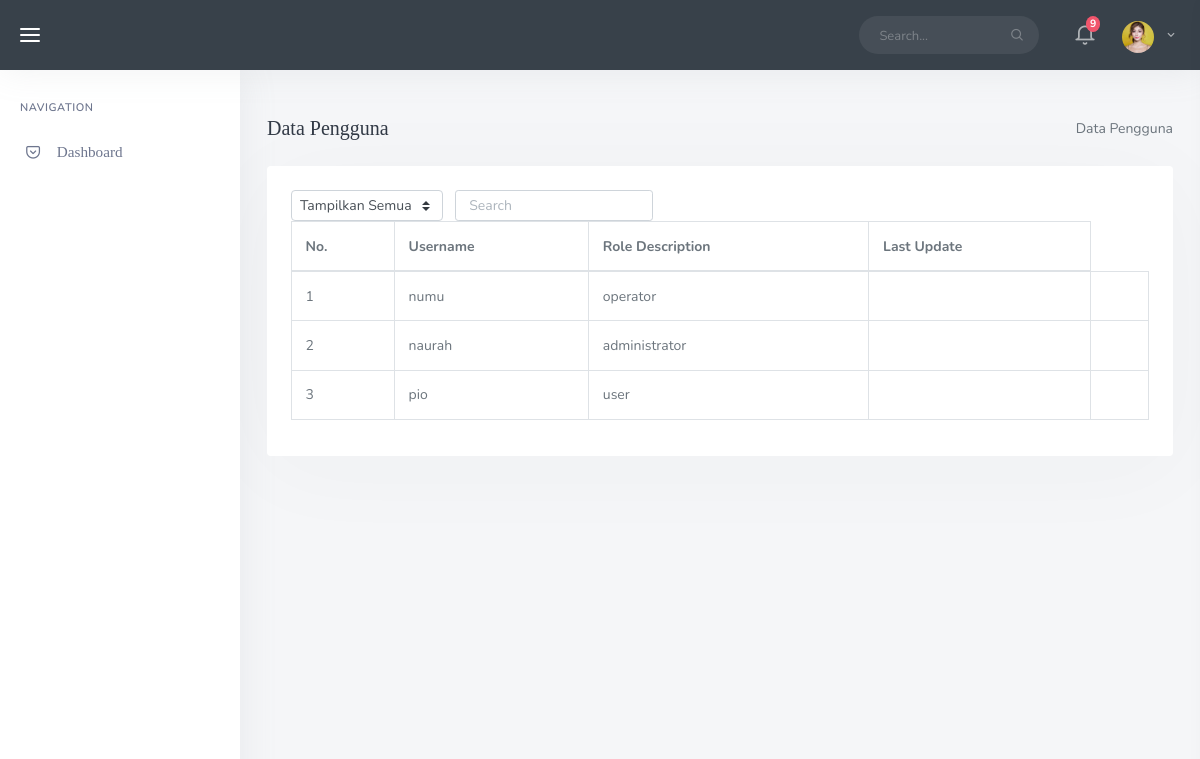
The page /index.php/dashboard/data on the database as committed earlier.
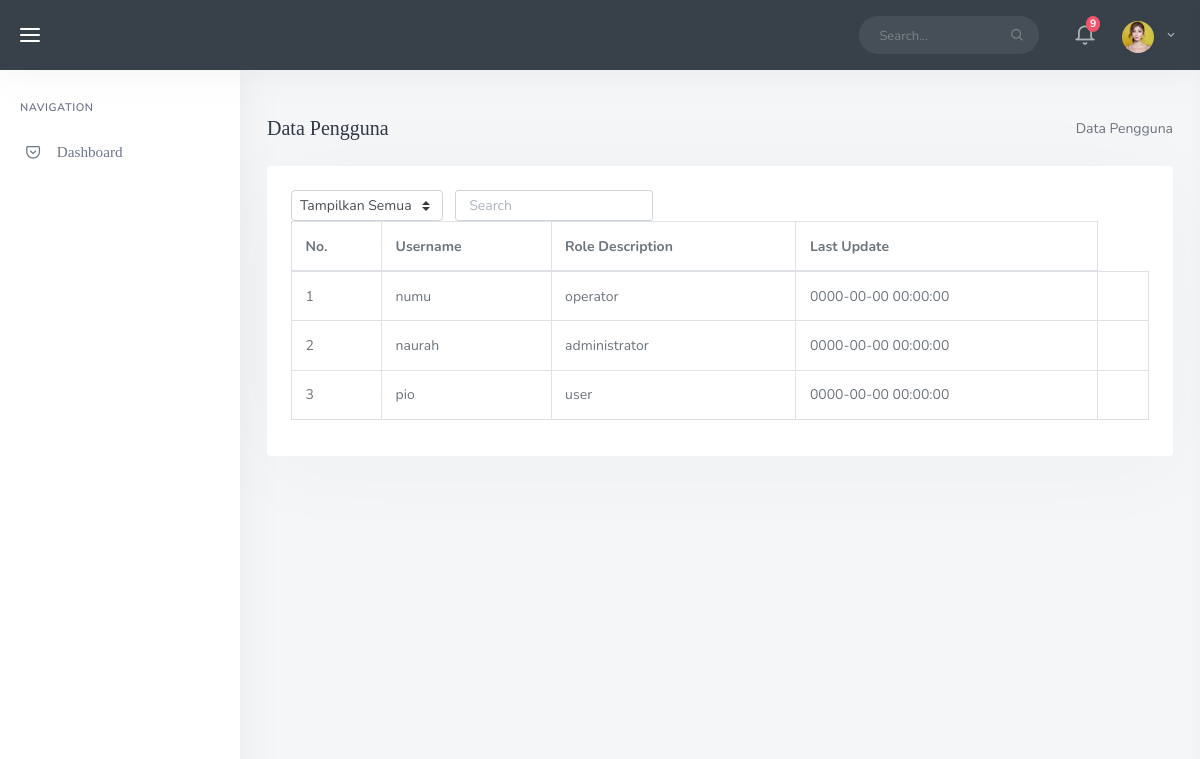
The same page on the database as committed later.
### tables this page shows
CREATE TABLE `user` (
  `user_id` int(10) UNSIGNED NOT NULL,
  `username` varchar(128) NOT NULL,
  `password` varchar(255) NOT NULL,
  `role_id` int(10) NOT NULL,
  `is_active` int(11) NOT NULL,
  `last_update` datetime DEFAULT NULL
);

CREATE TABLE `user_role` (
  `id` int(10) UNSIGNED NOT NULL,
  `role` varchar(128) NOT NULL,
  `last_update` datetime NOT NULL
);

### application/controllers/Dashboard.php (called while the page is built, shortened)
<?php
class Dashboard extends CI_Controller{
  public function __construct()
  {
    $this->load->model('Pengguna_model');
  }
  public function data(){
    $data['title'] = 'Data Pengguna';
    $query = $this->Pengguna_model->get_all_pengguna()->result();
    $data['pengguna'] = $query;
    $this->load->view('layouts/header',$data);
    $this->load->view('dashboard/data_pengguna' ,$data);
    $this->load->view('layouts/footer');
  }
}

### index.php (called while the page is built, shortened)
<?php
require_once BASEPATH.'core/CodeIgniter.php';

### application/models/Pengguna_model.php (called while the page is built, shortened)
<?php
class Pengguna_model extends CI_Model{
  public function get_all_pengguna()
  {
    return $this->db->query('SELECT * FROM user u JOIN user_role ur ON u.role_id=ur.id');
  }
}

### application/views/dashboard/data_pengguna.php (the view, shortened to what this page needs)
<div class="content-page">
	<div class="content">
		<div class="container-fluid">
			<div class="row">
				<div class="col-12">
					<div class="page-title-box">
						<div class="page-title-right">
							<ol class="breadcrumb m-0">
								<li class="breadcrumb-item"><a href="javascript: void(0);">Data Pengguna</a></li>
							</ol>
						</div>
						<h4 class="page-title">Data Pengguna</h4>
					</div>
				</div>
			</div>
			<div class="row">
				<div class="col-12">
					<div class="card-box">
						<div class="mb-2">
							<div class="row">
								<div class="col-12 text-sm-center form-inline">
									<div class="form-group mr-2">
										<select id="demo-foo-filter-status" class="custom-select custom-select-sm">
											<option value="">Tampilkan Semua</option>
										</select>
									</div>
									<div class="form-group">
										<input id="demo-foo-search" type="text" placeholder="Search" class="form-control form-control-sm" autocomplete="on">
									</div>
							</div>
						</div>
						<div class="table-responsive">
							<table id="demo-foo-filtering" class="table table-bordered toggle-circle mb-0" data-page-size="7">
								<thead>
									<tr>
                     							<th>No.</th>
										<th data-toggle="true">Username</th>
										<th>Role Description</th>
										<th>Last Update</th>
									</tr>
								</thead>
								<tbody>
                    					<?php $no = 1; foreach ($pengguna as $data): ?>
                      				<tr>
                        						<td><?php echo $no++ ?></td>
												<td><?php echo $data->username ?></td>
												<td><?php echo $data->role ?></td>
												<td><?php echo $data->last_update ?></td>
                          			<td><?php if ($this->session->role_id == 1) { ?>
											 <?php }?></td>
                    					<?php endforeach; ?>
                    					</tr>
								</tbody>
							</table>
						</div>
					 </div>
				</div>
			</div>
		</div>
	</div>

### application/views/layouts/head.php (shortened to what this page needs)
<!DOCTYPE html>
<html lang="en">
<head>
	<link href="<?php echo base_url() ?>assets/libs/dropify/dropify.min.css" rel="stylesheet" type="text/css" />
	<link href="<?php echo base_url() ?>assets/css/bootstrap.min.css" rel="stylesheet" type="text/css" />
	<link href="<?php echo base_url() ?>assets/css/icons.min.css" rel="stylesheet" type="text/css" />
	<link href="<?php echo base_url() ?>assets/css/app.min.css" rel="stylesheet" type="text/css" />
	<link href="<?php echo base_url() ?>assets/libs/footable/footable.core.min.css" rel="stylesheet" type="text/css" />
	<link href="<?php echo base_url() ?>assets/libs/ladda/ladda-themeless.min.css" rel="stylesheet" type="text/css" />
	<link href="http://code.jquery.com/ui/1.9.2/themes/smoothness/jquery-ui.css" rel="stylesheet">
</head>

### application/views/layouts/header.php (shortened to what this page needs)
<?php $this->load->view('layouts/head'); ?>
<body>
<link href="http://code.jquery.com/ui/1.9.2/themes/smoothness/jquery-ui.css" rel="stylesheet">
	<div id="wrapper">
		<div class="navbar-custom">
			<ul class="list-unstyled topnav-menu float-right mb-0">
				<li class="d-none d-sm-block">
					<form class="app-search">
						<div class="app-search-box">
							<div class="input-group">
								<input type="text" class="form-control" placeholder="Search...">
								<div class="input-group-append">
									<button class="btn" type="submit">
										<i class="fe-search"></i>
									</button>
								</div>
							</div>
						</div>
					</form>
				</li>
				<li class="dropdown notification-list">
					<a class="nav-link dropdown-toggle  waves-effect waves-light" data-toggle="dropdown" href="#" role="button" aria-haspopup="false" aria-expanded="false">
						<i class="fe-bell noti-icon"></i>
						<span class="badge badge-danger rounded-circle noti-icon-badge">9</span>
					</a>
				</li>
				<li class="dropdown notification-list">
					<a class="nav-link dropdown-toggle nav-user mr-0 waves-effect waves-light" data-toggle="dropdown" href="#" role="button" aria-haspopup="false" aria-expanded="false">
						<img src="<?php echo base_url() ?>assets/images/users/user-1.jpg" alt="user-image" class="rounded-circle">
						<span class="pro-user-name ml-1">
							<?php echo $this->session->username ?> <i class="mdi mdi-chevron-down"></i>
						</span>
					</a>
				</li>
			</ul>
			<ul class="list-unstyled topnav-menu topnav-menu-left m-0">
				<li>
					<button class="button-menu-mobile waves-effect waves-light">
						<i class="fe-menu"></i>
					</button>
				</li>
			</ul>
		</div>
    <?php $this->load->view('layouts/sidebar'); ?>

### application/views/layouts/sidebar.php (shortened to what this page needs)
<div class="left-side-menu">
  <div class="slimscroll-menu">
    <div id="sidebar-menu">
      <ul class="metismenu" id="side-menu">
        <li class="menu-title">Navigation</li>
        <li>
          <a href="<?php echo base_url('Dashboard') ?>">
            <i class="fe-pocket"></i>
            <span> Dashboard </span>
          </a>
        </li>
    </div>
  </div>
</div>

### application/views/layouts/footer.php (shortened to what this page needs)
</div>
</div>
<link href="http://code.jquery.com/ui/1.9.2/themes/smoothness/jquery-ui.css" rel="stylesheet">
</body>
</html>

Rows that differ between the two databases and show on the page:
changed through a linked row, user "numu": user_role.last_update (not shown) → "0000-00-00 00:00:00"
changed through a linked row, user "naurah": user_role.last_update (not shown) → "0000-00-00 00:00:00"
changed through a linked row, user "pio": user_role.last_update (not shown) → "0000-00-00 00:00:00"
